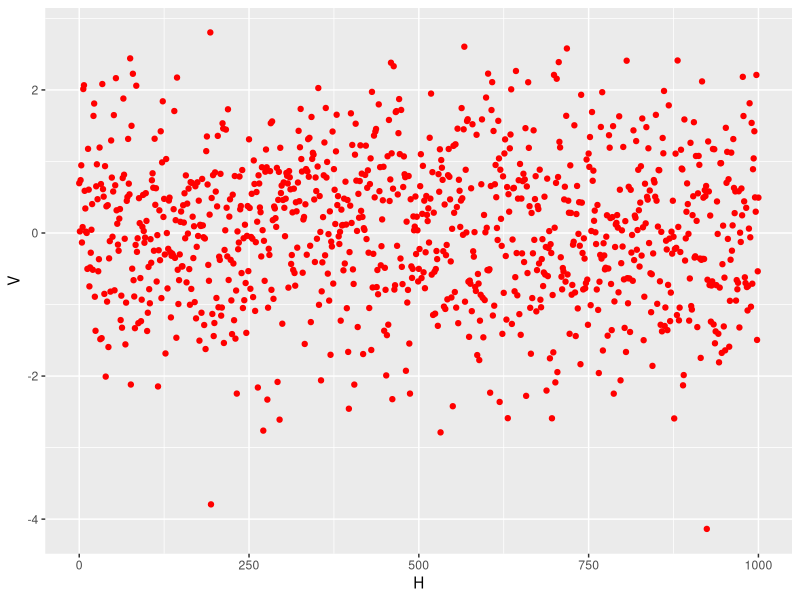

R code for this plot:
## ---- chunk 1
MyFrame = as.data.frame(
                  cbind(H = seq(0,1000,1),
                        V = rnorm(length(seq(0,1000,1))))
)


library(ggplot2)

ggplot(MyFrame, aes(H,V)) +
  geom_point(col="red")
